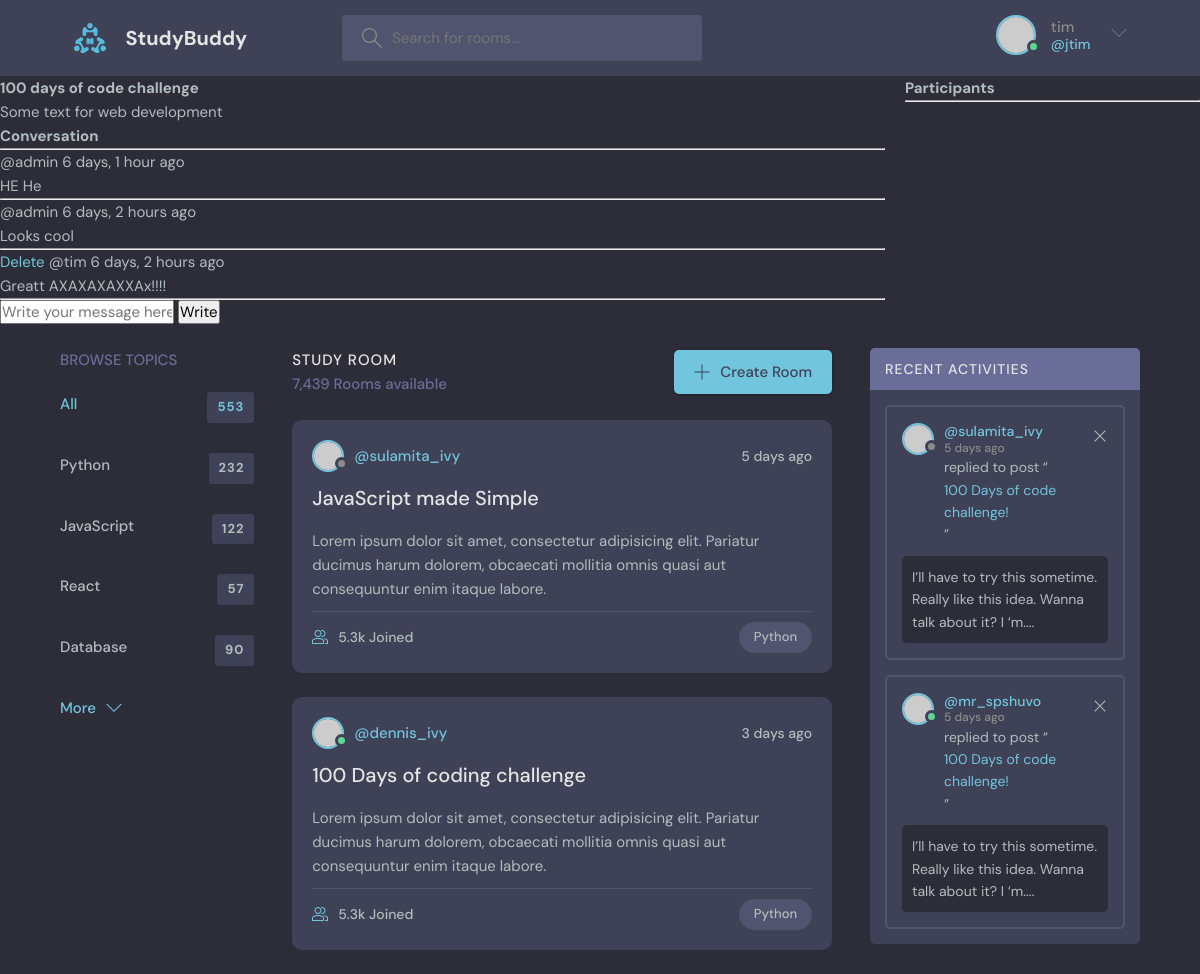
The app's page /room/2 (signed in) with its own data.
### base/models.py (models this page shows, shortened)
class Room(models.Model):
    host = models.ForeignKey(User,on_delete=models.SET_NULL,null=True)
    topic =  models.ForeignKey(Topic,on_delete=models.SET_NULL,null=True)
    name = models.CharField( max_length=200)
    description = models.TextField(null=True,blank=True)
    participants=models.ManyToManyField(User, related_name='participants',blank=True)
    updated = models.DateTimeField(auto_now=True)
    created = models.DateTimeField(auto_now_add=True)
    class Meta:
        ordering = ['-updated','-created']

class Message(models.Model):
    user = models.ForeignKey(User,on_delete=models.CASCADE)
    room = models.ForeignKey(Room,on_delete=models.CASCADE)
    body = models.TextField()
    updated = models.DateTimeField(auto_now=True)
    created = models.DateTimeField(auto_now_add=True)
    class Meta:
        ordering = ['-updated','-created']

### base/views.py (the view, shortened to what this page needs)
# urls.py: path('room/<str:pk>', views.room, name='room'),
def room(request,pk):
    room = Room.objects.get(pk=pk)
    room_messages = room.message_set.all()
    context = {'room':room , 'room_messages':room_messages}
    return render(request, 'base/room.html' ,context)

### base/templates/base/room.html (shortened to what this page needs)
{% extends "main.html" %}
{% block content %}
<div class="room-container">
  <div>
    <b><h1>{{room.name}}</h1></b>
    <p>{{room.description}}</p>
    <div class="comment-wrapper">
      <h3>Conversation</h3>
      <hr />
      {% for message in room_messages %}
      <div>
        {% if request.user == message.user %}
        <a href="{% url 'delete-message' message.id %}">Delete</a>
        {% endif %}
        <small>@{{message.user}} {{message.created|timesince }} ago</small>
        <p>{{message.body}}</p>
        <hr />
      </div>
      {% endfor %}
    </div>
    {% if request.user.is_authenticated %}
    <div class="comment-form">
      <form action="" method="POST">
        <input type="text" name="body" placeholder="Write your message here" />
        <input type="submit" value="Write" />
      </form>
    </div>
    {% endif %}
  </div>
  <div>
    <h3>Participants</h3>
    <hr>
  </div>
</div>
{% endblock content %}

### templates/navbar.html (shortened to what this page needs)
{% load static  %}
<header class="header header--loggedIn">
  <div class="container">
    <a href="{% url 'home' %}" class="header__logo">
      <img src="{% static 'images/logo.svg' %}" />
      <h1>StudyBuddy</h1>
    </a>
    <form class="header__search" method="GET" action={% url 'home' %}>
      <label>
        <input name='q' placeholder="Search for rooms..." />
      </label>
    <nav class="header__menu">
      {% if request.user.is_authenticated %}
      <div class="header__user">
        <a href="profile.html">
          <div class="avatar avatar--medium active">
            <img src="https://randomuser.me/api/portraits/men/37.jpg" />
          </div>
          <p>{{request.user.username}}<span>@j{{request.user.username}}</span></p>
        </a>
        <button class="dropdown-button">
          <svg version="1.1" xmlns="http://www.w3.org/2000/svg" width="32" height="32" viewBox="0 0 32 32">
            <title>chevron-down</title>
            <path d="M16 21l-13-13h-3l16 16 16-16h-3l-13 13z"></path>
          </svg>
        </button>
      </div>
      {% else %}
      <a href="{% url 'login' %}">
        <img src="{% static "images/avatar.svg" %}" alt="">
        <p>Login</p>
      </a>
      {% endif %}
    </nav>
  </div>
</header>

### static/styles/style.css (style rules this page uses)
:root { --color-main: #71c6dd; --color-main-light: #e1f6fb; --color-dark: #3f4156; --color-dark-medium: #51546e; --color-dark-light: #696d97; --color-light: #e5e5e5; --color-gray: #8b8b8b; --color-light-gray: #b2bdbd; --color-bg: #2d2d39; --color-success: #5dd693; --color-error: #fc4b0b; }
* { font-family: "DM Sans", -apple-system, BlinkMacSystemFont, "Segoe UI", Roboto, Oxygen, Ubuntu, Cantarell, "Open Sans", "Helvetica Neue", sans-serif; margin: 0; padding: 0; box-sizing: border-box; text-rendering: optimizeLegibility; font-size: inherit; }
html { font-size: 56.25%; }
@media only screen and (min-width: 1200px) { html { font-size: 62.5%; } }
body { line-height: 1.6; font-weight: 400; font-size: 1.5rem; color: var(--color-light-gray); background-color: var(--color-bg); min-height: 100vh; }
img { width: 100%; }
a { display: inline-block; color: var(--color-main); text-decoration: none; }
.container { max-width: 120rem; width: 90%; margin: auto; }
.avatar { position: relative; display: inline-block; border-radius: 50%; border: 2px solid var(--color-main); }
.avatar img { display: block; border-radius: 50%; object-fit: cover; object-position: center; }
.avatar::after { content: ""; display: block; position: absolute; background-color: var(--color-gray); z-index: 111; border-radius: 50%; border: 0.3rem solid var(--color-dark); }
.avatar.active::after { background-color: var(--color-success); }
.avatar.avatar--medium img { width: 3.6rem; height: 3.6rem; border-radius: 50%; }
.avatar.avatar--medium:after { width: 0.7rem; height: 0.7rem; bottom: 0px; right: -6px; }
.header { padding: 1.5rem; background-color: var(--color-dark); }
.header > .container { display: flex; gap: 9.5rem; }
.header__logo, .header__user { display: flex; gap: 2rem; align-items: center; }
.header__logo > img { height: 3.2rem; width: 3.2rem; }
.header__logo > h1 { font-weight: 700; font-size: 2rem; color: var(--color-light); }
.header__search > label { background-color: var(--color-dark-medium); padding: 1.3rem 1rem; display: flex; align-items: center; gap: 1rem; border-radius: 4px; }
.header__search svg { fill: var(--color-gray); width: 2rem; height: 2rem; margin-left: 1rem; }
.header__search input { width: 30rem; background: transparent; border: none; outline: none; color: var(--color-light); }
.header__menu { margin-left: auto; position: relative; }
.header__menu a { display: flex; gap: 1.5rem; align-items: center; font-weight: 500; text-decoration: none; color: var(--color-gray); }
.header__menu img { height: 3.6rem; }
.header__menu p { line-height: 1.2; }
.header__menu span { color: var(--color-main); font-weight: 500; font-size: 1.4rem; display: block; }
.header__menu svg { width: 1.6rem; height: 1.6rem; fill: var(--color-dark-light); }
.dropdown-button { background: transparent; border: 0; outline: 0; cursor: pointer; }

### base/templates/base/room.html (style rules this page uses)
.room-container { display:grid; grid-template-columns: 3fr 1fr; gap: 20px; }

### records on screen
Room: name "100 days of code challenge", description "Some text for web development"
Message: user "admin", created "6 days, 1 hour", body "HE He"
Message: user "admin", created "6 days, 2 hours", body "Looks cool"
Message: shows "Delete", user "tim", created "6 days, 2 hours", body "Greatt AXAXAXAXXAx!!!!"

### other values on screen
{{ request.user.username }} "tim"
